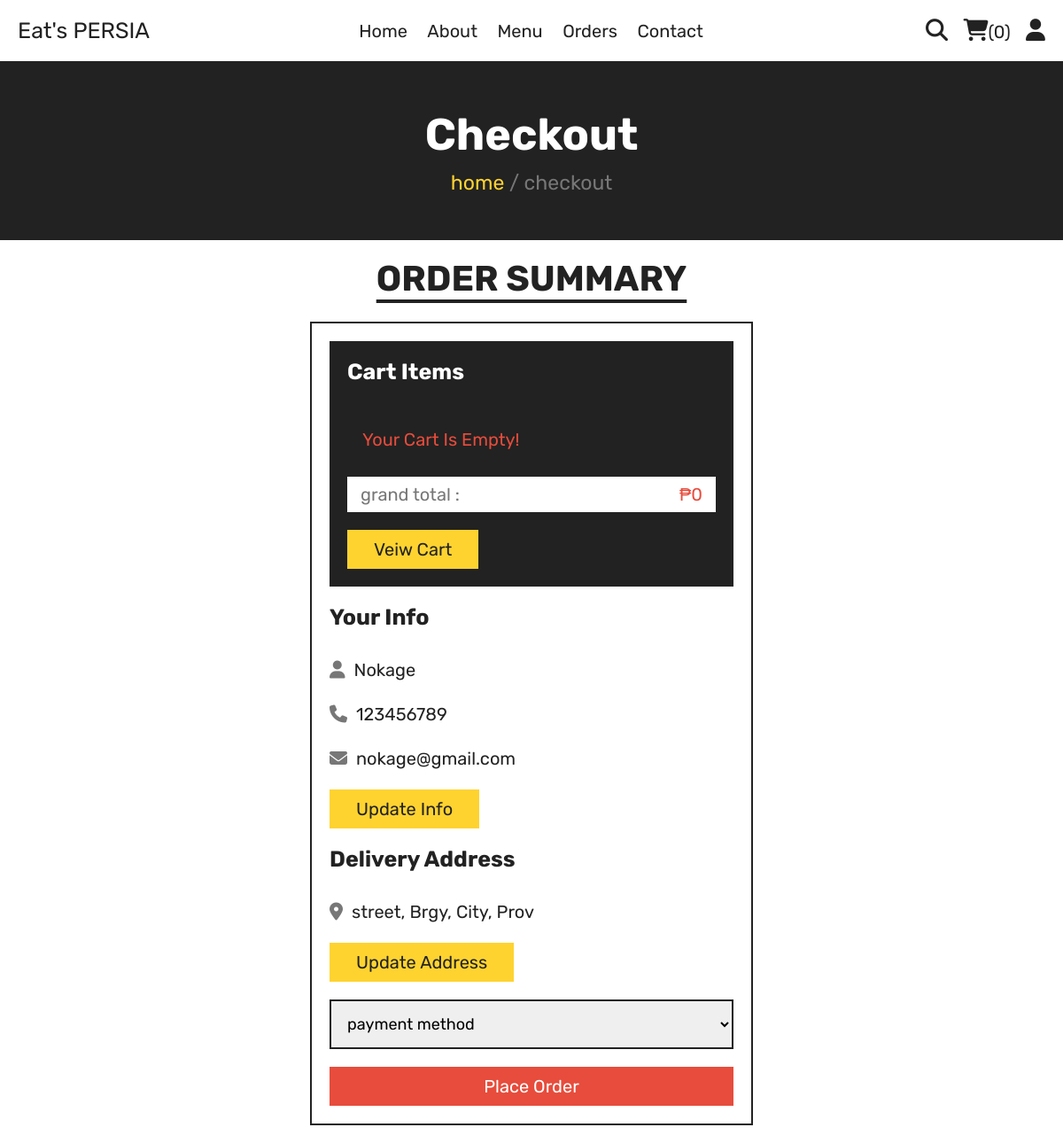
The page /checkout.php (signed in) on the database its author committed.
### tables this page shows
CREATE TABLE `users` (
  `id` int(100) NOT NULL,
  `name` varchar(255) NOT NULL,
  `email` varchar(255) NOT NULL,
  `number` varchar(255) NOT NULL,
  `password` varchar(255) NOT NULL,
  `address` varchar(255) NOT NULL
);

### checkout.php (the view, shortened to what this page needs)
<?php
include 'components/connect.php';
if(isset($_SESSION['user_id'])){
   $user_id = $_SESSION['user_id'];
}else{
   $user_id = '';
   header('location:home.php');
};
?>
<!DOCTYPE html>
<html lang="en">
<head>
   <link rel="stylesheet" href="https://cdnjs.cloudflare.com/ajax/libs/font-awesome/6.1.1/css/all.min.css">
   <link rel="stylesheet" href="css/style.css">
</head>
<body>
<?php include 'components/user_header.php'; ?>
<div class="heading">
   <h3>checkout</h3>
   <p><a href="home.php">home</a> <span> / checkout</span></p>
</div>
<section class="checkout">
   <h1 class="title">order summary</h1>
<form action="" method="post">
   <div class="cart-items">
      <h3>cart items</h3>
      <?php
         $grand_total = 0;
         $cart_items[] = '';
         $select_cart = $conn->prepare("SELECT * FROM `cart` WHERE user_id = ?");
         $select_cart->execute([$user_id]);
         if($select_cart->rowCount() > 0){
            while($fetch_cart = $select_cart->fetch(PDO::FETCH_ASSOC)){
               $cart_items[] = $fetch_cart['name'].' ('.$fetch_cart['price'].' x '. $fetch_cart['quantity'].') - ';
               $total_products = implode($cart_items);
               $grand_total += ($fetch_cart['price'] * $fetch_cart['quantity']);
      ?>
      <p><span class="name"><?= $fetch_cart['name']; ?></span><span class="price">₱<?= $fetch_cart['price']; ?> x <?= $fetch_cart['quantity']; ?></span></p>
      <?php
            }
         }else{
            echo '<p class="empty">your cart is empty!</p>';
         }
      ?>
      <p class="grand-total"><span class="name">grand total :</span><span class="price">₱<?= $grand_total; ?></span></p>
      <a href="cart.php" class="btn">veiw cart</a>
   </div>
   <div class="user-info">
      <h3>your info</h3>
      <p><i class="fas fa-user"></i><span><?= $fetch_profile['name'] ?></span></p>
      <p><i class="fas fa-phone"></i><span><?= $fetch_profile['number'] ?></span></p>
      <p><i class="fas fa-envelope"></i><span><?= $fetch_profile['email'] ?></span></p>
      <a href="update_profile.php" class="btn">update info</a>
      <h3>delivery address</h3>
      <p><i class="fas fa-map-marker-alt"></i><span><?php if($fetch_profile['address'] == ''){echo 'please enter your address';}else{echo $fetch_profile['address'];} ?></span></p>
      <a href="update_address.php" class="btn">update address</a>
      <select name="method" class="box" required>
         <option value="" disabled selected> payment method </option>
      </select>
      <input type="submit" value="place order" class="btn <?php if($fetch_profile['address'] == ''){echo 'disabled';} ?>" style="width:100%; background:var(--red); color:var(--white);" name="submit">
   </div>
</form>
</section>
</body>
</html>

### css/style.css (style rules this page uses)
:root { --yellow:#fed330; --red:#e74c3c; --white:#fff; --black:#222; --light-color:#777; --border:.2rem solid var(--black); }
* { font-family: 'Rubik', sans-serif; margin:0; padding:0; box-sizing: border-box; outline: none; border: none; text-decoration: none; }
html { font-size: 62.5%; overflow-x: hidden; scroll-behavior: smooth; stop-opacity: 7rem; }
section { margin:0 auto; max-width: 1200px; padding:2rem; }
.title { text-align: center; margin-bottom: 2.5rem; font-size: 4rem; color:var(--black); text-transform: uppercase; text-decoration: underline; text-underline-offset: 1rem; }
.heading { display: flex; align-items: center; justify-content: center; gap:1rem; flex-flow: column; background-color: var(--black); min-height: 20rem; }
.heading h3 { font-size: 5rem; color:var(--white); text-transform: capitalize; }
.heading p { font-size: 2.3rem; color:var(--light-color); }
.heading p a { color:var(--yellow); }
.btn, .delete-btn { margin-top: 1rem; display: inline-block; font-size: 2rem; padding:1rem 3rem; cursor: pointer; text-transform: capitalize; transition: .2s linear; }
.btn { background-color: var(--yellow); color:var(--black); }
.empty { border:var(--border); padding:1.5rem; text-align: center; width: 100%; font-size: 2rem; text-transform: capitalize; color:var(--red); }
.checkout form { max-width: 50rem; margin:0 auto; border:var(--border); padding:2rem; }
.checkout form h3 { font-size: 2.5rem; text-transform: capitalize; padding: 2rem 0; color:var(--black); }
.checkout form .cart-items { background-color: var(--black); padding:2rem; padding-top: 0; }
.checkout form .cart-items h3 { color:var(--white); }
.checkout form .cart-items p { display: flex; align-items: center; gap:1.5rem; justify-content: space-between; margin:1rem 0; line-height: 1.5; font-size: 2rem; }
.checkout form .cart-items p .name { color:var(--light-color); }
.checkout form .cart-items p .price { color:var(--yellow); }
.checkout form .cart-items .grand-total { background-color: var(--white); padding:.5rem 1.5rem; }
.checkout form .cart-items .grand-total .price { color:var(--red); }
.checkout form .user-info p { font-size: 2rem; line-height: 1.5; padding:1rem 0; }
.checkout form .user-info p i { color:var(--light-color); margin-right: 1rem; }
.checkout form .user-info p span { color:var(--black); }
.checkout form .user-info .box { width: 100%; border:var(--border); padding:1.4rem; margin-top: 2rem; margin-bottom: 1rem; font-size: 1.8rem; }

### rows shown on the page
users: name "Nokage", number "123456789", email "nokage@gmail.com", address "street, Brgy, City, Prov", submit "place order"

### other values the page prints
$total_cart_items "0"
$grand_total "0"
